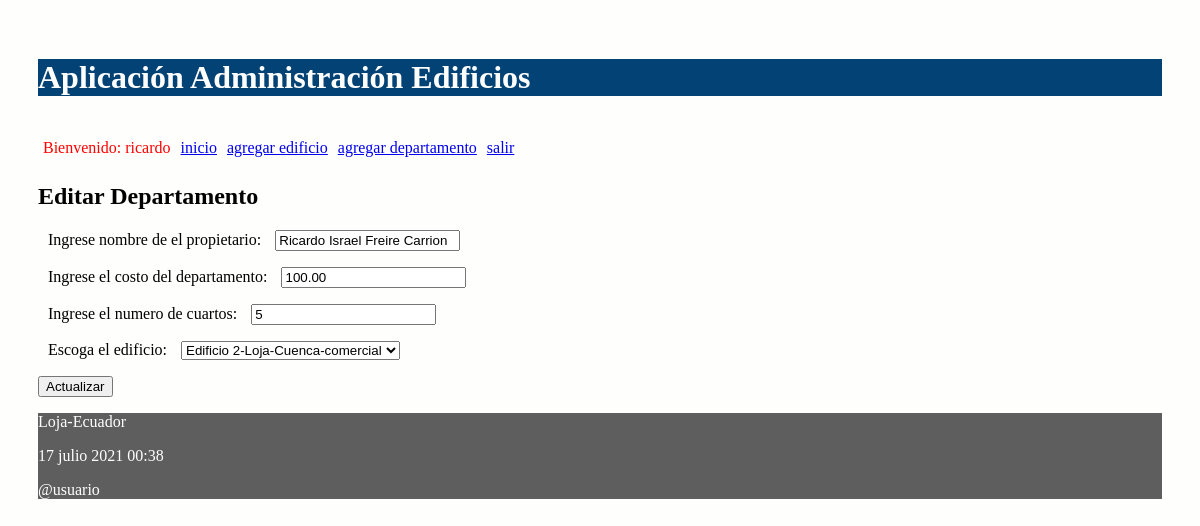
The app's page /editar/departamento/15 (signed in) with its own data.
### administrativo/models.py (models this page shows, shortened)
class Departamento(models.Model):
    propietario = models.CharField("Nombre de propietario", max_length=30)
    costoDep = models.DecimalField("Costo de departamento", max_digits=100, decimal_places=2)
    numCuartos = models.IntegerField("Numero de cuartos")
    edificio = models.ForeignKey(Edificio, on_delete=models.CASCADE,
            related_name="departamentos")

### administrativo/views.py (the view)
# urls.py: path('editar/departamento/<int:id>', views.editar_departamento,
@login_required(login_url='/entrando/login/')
def editar_departamento(request, id):
    departamento = Departamento.objects.get(pk=id)
    if request.method=='POST':
        formulario = DepartamentoForm(request.POST, instance=departamento)
        print(formulario.errors)
        if formulario.is_valid():
            formulario.save()
            return redirect(index)
    else:
        formulario = DepartamentoForm(instance=departamento)
    diccionario = {'formulario': formulario}
    return render(request, 'editarDepartamento.html', diccionario)

### administrativo/forms.py (shortened to what this page needs)
class DepartamentoForm(ModelForm):
    class Meta:
        model = Departamento
        fields = ['propietario', 'costoDep', 'numCuartos',  'edificio']
        labels = {
            'propietario': _('Ingrese nombre de el propietario'),
            'costoDep': _('Ingrese el costo del departamento'),
            'numCuartos': _('Ingrese el numero de cuartos'),
            'edificio': _('Escoga el edificio'),
        }

### administrativo/models.py (called while the page is built)
    def __str__(self):
        return "%s-%s-%s-%s" % (self.nombre,
                self.direccion,
                self.ciudad,
                self.tipo)

### administrativo/templates/editarDepartamento.html (shortened to what this page needs)
{% extends "master.html" %}
{% block content %}
<h2>Editar Departamento</h3>
<form action="" method="post">
  {{formulario.as_p}}
  <p><input type='submit' value='Actualizar'/></p>
</form>
{% endblock %}

### administrativo/templates/master.html (shortened to what this page needs)
<!DOCTYPE html>
<html>
  <head>
    {% load static %}
    <link rel="stylesheet" type="text/css" href="{% static 'css/estilos.css' %}">
    <link rel="stylesheet" type="text/css" href="https://cdn.datatables.net/1.10.25/css/jquery.dataTables.min.css">
  </head>
  {% load account %}
  <body>
  <header>
    <h1>Aplicación Administración Edificios </h1>
    <nav class="top_menu">
      <ul>
        {% if user.is_authenticated %}
          <li> <span class="nombre_usuario"> Bienvenido: {{user.username}} </span></li>
        {% endif %}
        <li><a href="{% url 'index' %}">inicio</a></li>
        <li><a href="{% url 'crear_edificio' %}">agregar edificio</a></li>
        <li><a href="{% url 'crear_departamento' %}">agregar departamento</a></li>
        {% if user.is_authenticated %}
          <li><a href="{% url 'logout_view' %}">salir</a></li>
        {% else %}
          <li>[<a href="{% url 'login' %}">ingresar</a>]</li>
        {% endif %}
      </ul>
    </nav>
  </header>
  <section>
      {% block content %}{% endblock %}
  </section>
  {% include 'footer.html' %}
  </body>
</html>

### administrativo/static/css/estilos.css (style rules this page uses)
body { background: #FEFEFD; padding: 30px; }
header { background: #034275; color: rgb(255, 255, 255); }
.nombre_usuario { color: red; }
section { width: 100%; }
label { padding: 12px 10px; }
.top_menu ul { list-style:none; float:left; padding: 5px; width:95%; }
.top_menu ul li { float:left; margin-right:10px; margin-bottom:5px; text: #FFF; }

### records on screen
Departamento: propietario "Ricardo Israel Freire Carrion", costoDep "100.00", numCuartos "5", edificio "Edificio 2-Loja-Cuenca-comercial"

### other values on screen
{{ user.username }} "ricardo"
